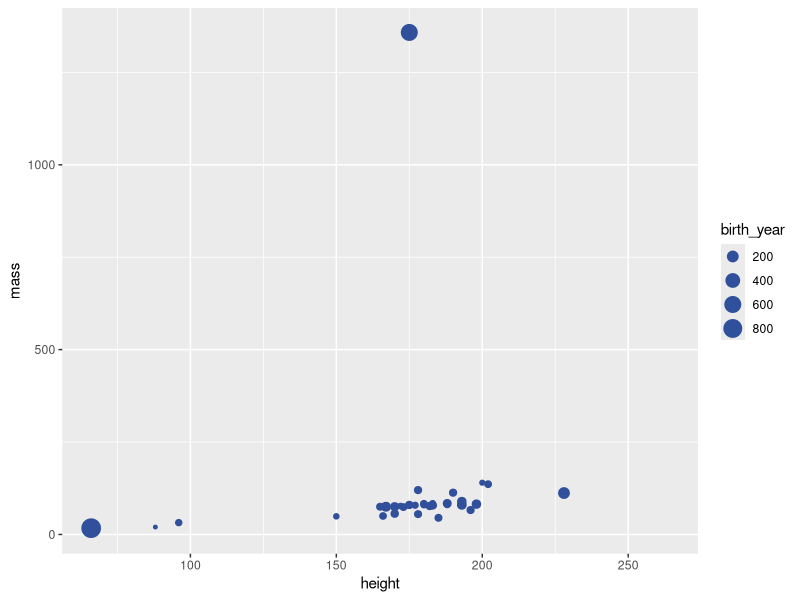
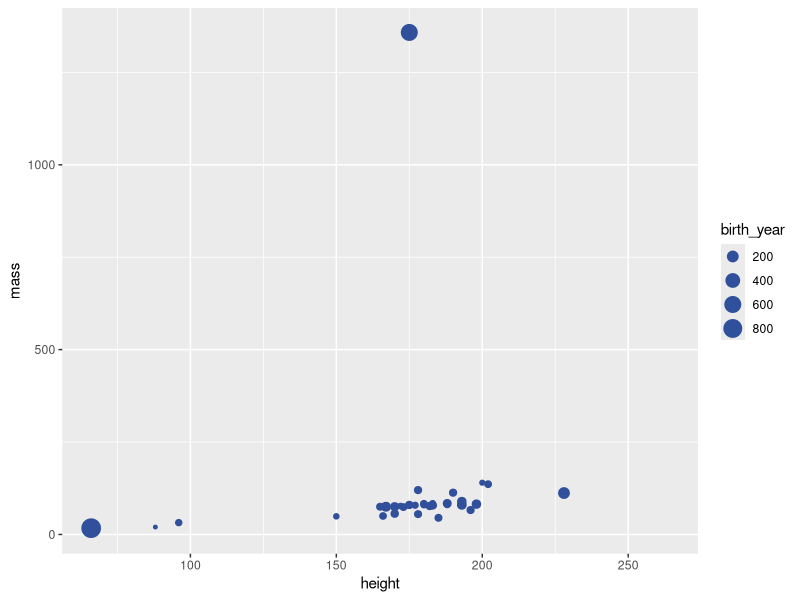

Write R code to recreate these figures, in order.
## ---- chunk 1
library(tidyverse)
## ---- chunk 2
glimpse(starwars)
## ---- chunk 3
ggplot(starwars, 
       aes(x = height, y = mass, color = gender, size = birth_year)) +
  geom_point(color = "#30509C")
## ---- chunk 4
ggplot(starwars, 
       aes(x = height, y = mass, color = gender, size = birth_year)) +
  geom_point(color = "#30509C") +
  labs(
    #title = "___",
    #x = "___", 
    #y = "___",
    #___
    )
## ---- chunk 5

